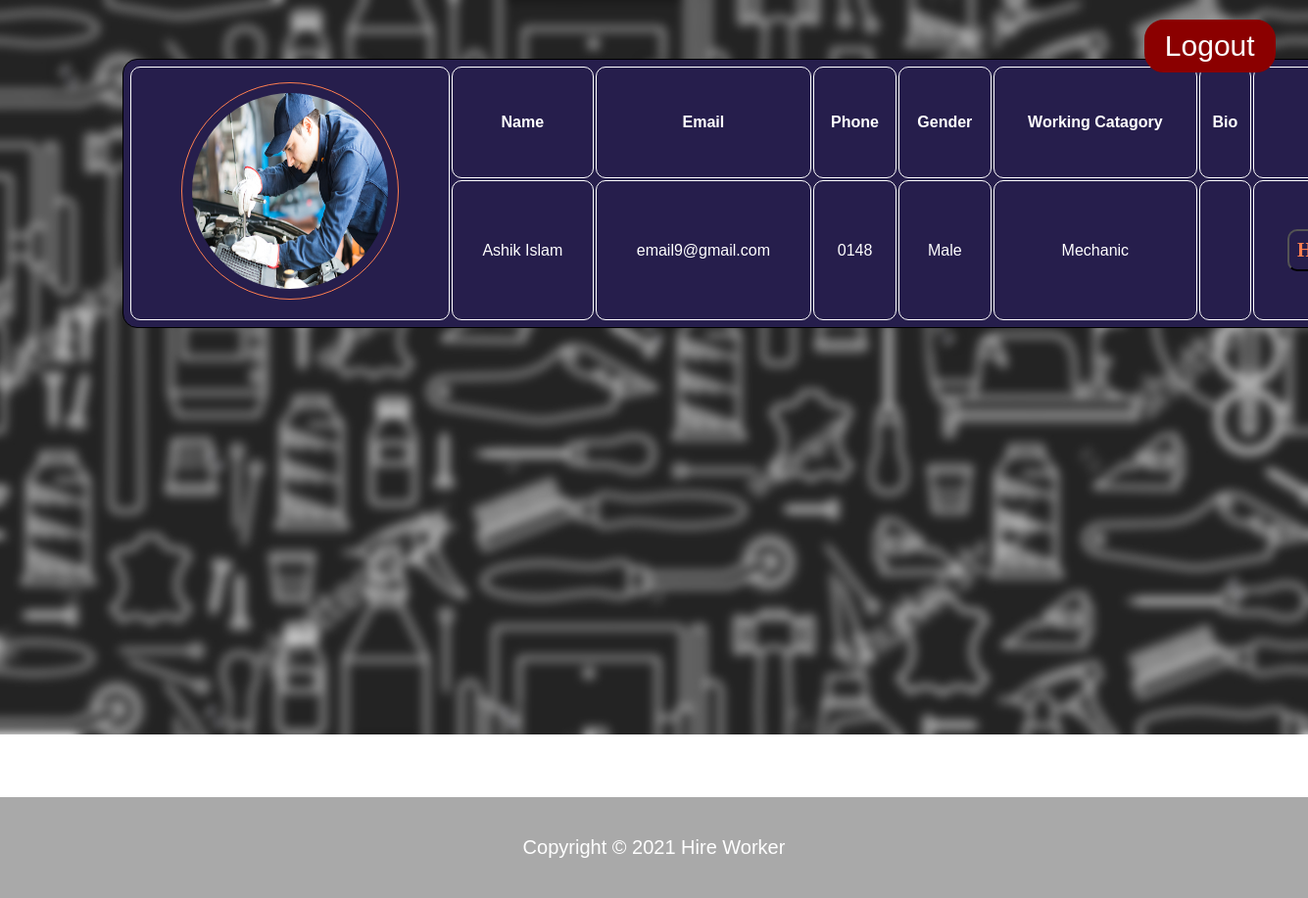
Screenshot of /pages/AfterLogin/CustomerInterface/carmechanic.php (signed in) with the database file from the repository.
### tables this page shows
CREATE TABLE `worker` (
  `UserID` varchar(20) NOT NULL,
  `Password` varchar(100) NOT NULL,
  `First Name` varchar(25) NOT NULL,
  `Last Name` varchar(25) NOT NULL,
  `Email` varchar(30) NOT NULL,
  `Phone` varchar(25) NOT NULL,
  `Gender` varchar(20) NOT NULL,
  `WorkingCatagory` varchar(20) NOT NULL
);

CREATE TABLE `images` (
  `UserID` varchar(20) NOT NULL,
  `WorkingCatagory` varchar(20) NOT NULL,
  `image` varchar(200) NOT NULL,
  `text` text NOT NULL
);

### pages/AfterLogin/CustomerInterface/carmechanic.php (the view, shortened to what this page needs)
<?php
require_once'checkfunction.php';
require_once 'connection.php';
if (!$connection){
die('Connect Error:'. mysqli_connect_error());
}
else{
    if(isset($_SESSION['id'])){
    $sql="Select * from worker w, images e where w.UserID = e.UserID AND w.WorkingCatagory like '%Mechanic%'" ;
    $result=mysqli_query($connection,$sql);
    }
}
?>
<!DOCTYPE html>
<html>
    <head>
        <head>
    <link rel="stylesheet" type="text/css" href="../../../css/Style.css">
</head>
    </head>
<body style="background: url(../../../images/Catback.jpg); background-repeat: no-repeat; background-size: 100%; background-attachment: fixed; " >
    <?php
        while($rows=mysqli_fetch_array($result))
        {
    ?>
         <table class="table">
        <tr>
            <th rowspan="2"><?php echo "<img src='../../Signups/{$rows['image']}' id= 'profilepic'/>" ?></td>
            <th> Name </th>
            <th> Email </th>
            <th> Phone </th>
            <th> Gender </th>
            <th> Working Catagory </th>
            <th> Bio</th>
            <th> Contact </th>
        </tr>
            <tr>
                <td><?php echo $rows['First Name'],' ',$rows['Last Name'] ?> </td>
                <td><?php echo $rows['Email']; ?></td>
                <td><?php echo $rows['Phone']; ?></td>
                <td ><?php echo $rows['Gender']; ?></td>
                <td><?php echo $rows['WorkingCatagory']; ?></td>
                <td><?php echo $rows['text']; ?></td>
                <td><a href="#popup1"><button class="buttoncontact">Hire Now</button></a></td>
            </tr>
           </table>
    <?php
    }
    ?>
<a href="../../Logins/logout.php"text-decoration: none" ><button class="buttoncat" type="logout">Logout</button></a><br>
    <footer id="catfooter" >
    <p>Copyright &copy; 2021 Hire Worker</p>
    </footer>
</body>
</html>

### css/Style.css (style rules this page uses)
body { color: black; font-family: courier; margin : 0; }
body { margin: 0; padding: 0; background: url("../../images/admin.png"); background-size: cover; background-repeat: no-repeat; background: rgba(0,0,0,0.7); font-family: sans-serif; }
#catfooter { background: darkgrey; color:white; position: relative; text-align: center; font-size: 20px; padding:20px; margin-top:34.5%; }
.table { position: relative; margin-top: 60px; top: 5%; left:125px; padding: 5px; text-align: center; background: rgb(38, 30, 76); color: white; border: 1px solid black; border-radius: 15px; width:100%; line-height:40px; }
.table th { text-align:center; padding: 5px; border: 1px solid white; border-radius: 10px; }
.table td { text-align:center; padding: 10px; border: 1px solid white; border-radius: 10px; }
#profilepic { height: 200px; width: 200px; border: 1px solid coral; padding: 10px; margin-top: 10px; border-radius: 50%; }
.buttoncontact { font-family: cursive; font-size: 20px; background: transparent; color:white; font-weight: bold; padding:8px; text-align: center; position: relative; color:coral; border-radius: 10px; transition: 0.8s; overflow: hidden; }
.buttoncat { position:fixed; top:20px; left:80%; padding:8px; width:10%; font-size:30px; background-color:darkred; color:white; border:2px darkred solid; margin-left: 100px; border-radius: 20px; font-family: sans-serif; cursor: pointer; transition: background-color 1s ease 0s; }

### rows the page displays
worker: images.image (picture), First Name "Ashik", Last Name "Islam", Email "email9@gmail.com", Phone "0148", Gender "Male", images.WorkingCatagory "Mechanic"
